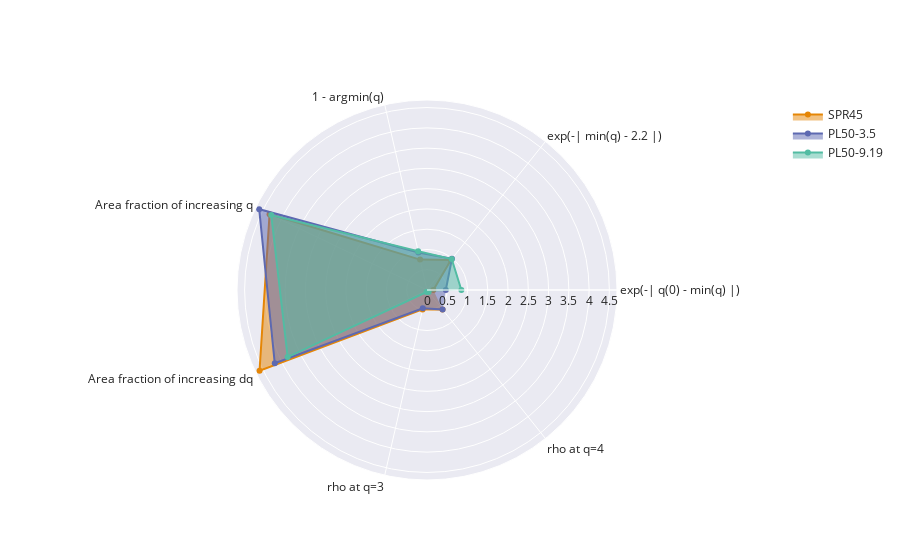

The cell this chart's notebook holds for it:
### Markdown cell above
Add weights to the vector objective:

### Code cell
weights = np.array([1, 1, 1, 5, 5, 1, 1])

# Add to table
t3 = deepcopy(t2)
t3.add_column("Weighted MOBO objective", 
             [bo_objective.scalar_objective(spr45_profiles, spr45_timetraces, weights),
              bo_objective.scalar_objective(pl50_3_5_profiles, pl50_3_5_timetraces, weights),
              bo_objective.scalar_objective(pl50_9_19_profiles, pl50_9_19_timetraces, weights)])
t3.float_format = ".3"

figure = multi_objective_plot(labels=["exp(-| q(0) - min(q) |)",
                             "exp(-| min(q) - 2.2 |)",
                             "1 - argmin(q)",
                             "Area fraction of increasing q",
                             "Area fraction of increasing dq",
                             "rho at q=3",
                             "rho at q=4"],
                     objective_function=lambda p,t: weights * bo_objective.vector_objective(p, t))
# figure.update_polars(radialaxis_range=[0, 1.01])
figure.show()
t3

### Figure 1 — Plotly figure (JSON) as saved in the notebook; plotly's stock layout.template omitted (floating-point values rounded to 4 significant figures)
{"data": [{"fill": "toself", "line": {"color": "rgb(229, 134, 6)"}, "name": "SPR45", "r": [0.1569, 0.9454, 0.7692, 4.311, 4.586, 0.4916, 0.612], "theta": ["exp(-| q(0) - min(q) |)", "exp(-| min(q) - 2.2 |)", "1 - argmin(q)", "Area fraction of increasing q", "Area fraction of increasing dq", "rho at q=3", "rho at q=4"], "type": "scatterpolar"}, {"fill": "toself", "line": {"color": "rgb(93, 105, 177)"}, "name": "PL50-3.5", "r": [0.4639, 0.9862, 0.9498, 4.595, 4.169, 0.4649, 0.6187], "theta": ["exp(-| q(0) - min(q) |)", "exp(-| min(q) - 2.2 |)", "1 - argmin(q)", "Area fraction of increasing q", "Area fraction of increasing dq", "rho at q=3", "rho at q=4"], "type": "scatterpolar"}, {"fill": "toself", "line": {"color": "rgb(82, 188, 163)"}, "name": "PL50-9.19", "r": [0.848, 0.9787, 0.9833, 4.265, 3.816, 0.05017, 0.06355], "theta": ["exp(-| q(0) - min(q) |)", "exp(-| min(q) - 2.2 |)", "1 - argmin(q)", "Area fraction of increasing q", "Area fraction of increasing dq", "rho at q=3", "rho at q=4"], "type": "scatterpolar"}], "layout": {}}
